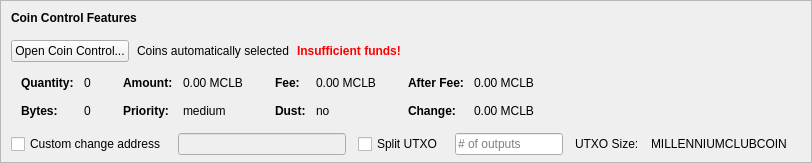
    <widget class="QFrame" name="frameCoinControl">
     <property name="sizePolicy">
      <sizepolicy hsizetype="Expanding" vsizetype="Expanding">
       <horstretch>0</horstretch>
       <verstretch>0</verstretch>
      </sizepolicy>
     </property>
     <property name="maximumSize">
      <size>
       <width>16777215</width>
       <height>16777215</height>
      </size>
     </property>
     <property name="frameShape">
      <enum>QFrame::StyledPanel</enum>
     </property>
     <property name="frameShadow">
      <enum>QFrame::Sunken</enum>
     </property>
     <layout class="QVBoxLayout" name="verticalLayoutCoinControl2">
      <property name="spacing">
       <number>0</number>
      </property>
      <property name="leftMargin">
       <number>0</number>
      </property>
      <property name="topMargin">
       <number>0</number>
      </property>
      <property name="rightMargin">
       <number>0</number>
      </property>
      <property name="bottomMargin">
       <number>6</number>
      </property>
      <item>
       <layout class="QVBoxLayout" name="verticalLayoutCoinControl" stretch="0,0,0,0,1">
        <property name="spacing">
         <number>0</number>
        </property>
        <property name="leftMargin">
         <number>10</number>
        </property>
        <property name="topMargin">
         <number>10</number>
        </property>
        <item>
         <layout class="QHBoxLayout" name="horizontalLayoutCoinControl1">
          <property name="bottomMargin">
           <number>15</number>
          </property>
          <item>
           <widget class="QLabel" name="labelCoinControlFeatures">
            <property name="sizePolicy">
             <sizepolicy hsizetype="Preferred" vsizetype="Maximum">
              <horstretch>0</horstretch>
              <verstretch>0</verstretch>
             </sizepolicy>
            </property>
            <property name="font">
             <font>
              <weight>75</weight>
              <bold>true</bold>
             </font>
            </property>
            <property name="styleSheet">
             <string notr="true">font-weight:bold;</string>
            </property>
            <property name="text">
             <string>Coin Control Features</string>
            </property>
           </widget>
          </item>
         </layout>
        </item>
        <item>
         <layout class="QHBoxLayout" name="horizontalLayoutCoinControl2" stretch="0,0,0,0">
          <property name="spacing">
           <number>8</number>
          </property>
          <property name="bottomMargin">
           <number>10</number>
          </property>
          <item>
           <widget class="QPushButton" name="pushButtonCoinControl">
            <property name="styleSheet">
             <string notr="true"/>
            </property>
            <property name="text">
             <string>Open Coin Control...</string>
            </property>
            <property name="autoDefault">
             <bool>false</bool>
            </property>
           </widget>
          </item>
          <item>
           <widget class="QLabel" name="labelCoinControlAutomaticallySelected">
            <property name="text">
             <string>Coins automatically selected</string>
            </property>
            <property name="margin">
             <number>5</number>
            </property>
           </widget>
          </item>
          <item>
           <widget class="QLabel" name="labelCoinControlInsuffFunds">
            <property name="font">
             <font>
              <weight>75</weight>
              <bold>true</bold>
             </font>
            </property>
            <property name="styleSheet">
             <string notr="true">color:red;font-weight:bold;</string>
            </property>
            <property name="text">
             <string>Insufficient funds!</string>
            </property>
            <property name="margin">
             <number>5</number>
            </property>
           </widget>
          </item>
          <item>
           <spacer name="horizontalSpacerCoinControl">
            <property name="orientation">
             <enum>Qt::Horizontal</enum>
            </property>
            <property name="sizeHint" stdset="0">
             <size>
              <width>40</width>
              <height>1</height>
             </size>
            </property>
           </spacer>
          </item>
         </layout>
        </item>
        <item>
         <widget class="QWidget" name="widgetCoinControl" native="true">
          <property name="sizePolicy">
           <sizepolicy hsizetype="Preferred" vsizetype="Preferred">
            <horstretch>0</horstretch>
            <verstretch>0</verstretch>
           </sizepolicy>
          </property>
          <property name="minimumSize">
           <size>
            <width>0</width>
            <height>0</height>
           </size>
          </property>
          <property name="styleSheet">
           <string notr="true"/>
          </property>
          <layout class="QHBoxLayout" name="horizontalLayoutCoinControl5">
           <property name="leftMargin">
            <number>0</number>
           </property>
           <property name="topMargin">
            <number>0</number>
           </property>
           <property name="rightMargin">
            <number>0</number>
           </property>
           <property name="bottomMargin">
            <number>0</number>
           </property>
           <item>
            <layout class="QHBoxLayout" name="horizontalLayoutCoinControl3" stretch="0,0,0,1">
             <property name="spacing">
              <number>20</number>
             </property>
             <property name="topMargin">
              <number>0</number>
             </property>
             <property name="bottomMargin">
              <number>10</number>
             </property>
             <item>
              <layout class="QFormLayout" name="formLayoutCoinControl1">
               <property name="horizontalSpacing">
                <number>10</number>
               </property>
               <property name="verticalSpacing">
                <number>14</number>
               </property>
               <property name="leftMargin">
                <number>10</number>
               </property>
               <property name="topMargin">
                <number>4</number>
               </property>
               <property name="rightMargin">
                <number>6</number>
               </property>
               <item row="0" column="0">
                <widget class="QLabel" name="labelCoinControlQuantityText">
                 <property name="font">
                  <font>
                   <weight>75</weight>
                   <bold>true</bold>
                  </font>
                 </property>
                 <property name="text">
                  <string>Quantity:</string>
                 </property>
                 <property name="margin">
                  <number>0</number>
                 </property>
                </widget>
               </item>
               <item row="0" column="1">
                <widget class="QLabel" name="labelCoinControlQuantity">
                 <property name="cursor">
                  <cursorShape>IBeamCursor</cursorShape>
                 </property>
                 <property name="contextMenuPolicy">
                  <enum>Qt::ActionsContextMenu</enum>
                 </property>
                 <property name="text">
                  <string notr="true">0</string>
                 </property>
                 <property name="margin">
                  <number>0</number>
                 </property>
                 <property name="textInteractionFlags">
                  <set>Qt::LinksAccessibleByMouse|Qt::TextSelectableByKeyboard|Qt::TextSelectableByMouse</set>
                 </property>
                </widget>
               </item>
               <item row="1" column="0">
                <widget class="QLabel" name="labelCoinControlBytesText">
                 <property name="font">
                  <font>
                   <weight>75</weight>
                   <bold>true</bold>
                  </font>
                 </property>
                 <property name="text">
                  <string>Bytes:</string>
                 </property>
                </widget>
               </item>
               <item row="1" column="1">
                <widget class="QLabel" name="labelCoinControlBytes">
                 <property name="cursor">
                  <cursorShape>IBeamCursor</cursorShape>
                 </property>
                 <property name="contextMenuPolicy">
                  <enum>Qt::ActionsContextMenu</enum>
                 </property>
                 <property name="text">
                  <string notr="true">0</string>
                 </property>
                 <property name="textInteractionFlags">
                  <set>Qt::LinksAccessibleByMouse|Qt::TextSelectableByKeyboard|Qt::TextSelectableByMouse</set>
                 </property>
                </widget>
               </item>
              </layout>
             </item>
             <item>
              <layout class="QFormLayout" name="formLayoutCoinControl2">
               <property name="horizontalSpacing">
                <number>10</number>
               </property>
               <property name="verticalSpacing">
                <number>14</number>
               </property>
               <property name="leftMargin">
                <number>6</number>
               </property>
               <property name="topMargin">
                <number>4</number>
               </property>
               <property name="rightMargin">
                <number>6</number>
               </property>
               <item row="0" column="0">
                <widget class="QLabel" name="labelCoinControlAmountText">
                 <property name="font">
                  <font>
                   <weight>75</weight>
                   <bold>true</bold>
                  </font>
                 </property>
                 <property name="text">
                  <string>Amount:</string>
                 </property>
                 <property name="margin">
                  <number>0</number>
                 </property>
                </widget>
               </item>
               <item row="0" column="1">
                <widget class="QLabel" name="labelCoinControlAmount">
                 <property name="cursor">
                  <cursorShape>IBeamCursor</cursorShape>
                 </property>
                 <property name="contextMenuPolicy">
                  <enum>Qt::ActionsContextMenu</enum>
                 </property>
                 <property name="text">
                  <string notr="true">0.00 MCLB</string>
                 </property>
                 <property name="textInteractionFlags">
                  <set>Qt::LinksAccessibleByMouse|Qt::TextSelectableByKeyboard|Qt::TextSelectableByMouse</set>
                 </property>
                </widget>
               </item>
               <item row="1" column="0">
                <widget class="QLabel" name="labelCoinControlPriorityText">
                 <property name="font">
                  <font>
                   <weight>75</weight>
                   <bold>true</bold>
                  </font>
                 </property>
                 <property name="text">
                  <string>Priority:</string>
                 </property>
                </widget>
               </item>
               <item row="1" column="1">
                <widget class="QLabel" name="labelCoinControlPriority">
                 <property name="cursor">
                  <cursorShape>IBeamCursor</cursorShape>
                 </property>
                 <property name="contextMenuPolicy">
                  <enum>Qt::ActionsContextMenu</enum>
                 </property>
                 <property name="text">
                  <string>medium</string>
                 </property>
                 <property name="textInteractionFlags">
                  <set>Qt::LinksAccessibleByMouse|Qt::TextSelectableByKeyboard|Qt::TextSelectableByMouse</set>
                 </property>
                </widget>
               </item>
              </layout>
             </item>
             <item>
              <layout class="QFormLayout" name="formLayoutCoinControl3">
               <property name="horizontalSpacing">
                <number>10</number>
               </property>
               <property name="verticalSpacing">
                <number>14</number>
               </property>
               <property name="leftMargin">
                <number>6</number>
               </property>
               <property name="topMargin">
                <number>4</number>
               </property>
               <property name="rightMargin">
                <number>6</number>
               </property>
               <item row="0" column="0">
                <widget class="QLabel" name="labelCoinControlFeeText">
                 <property name="font">
                  <font>
                   <weight>75</weight>
                   <bold>true</bold>
                  </font>
                 </property>
                 <property name="text">
                  <string>Fee:</string>
                 </property>
                 <property name="margin">
                  <number>0</number>
                 </property>
                </widget>
               </item>
               <item row="0" column="1">
                <widget class="QLabel" name="labelCoinControlFee">
                 <property name="cursor">
                  <cursorShape>IBeamCursor</cursorShape>
                 </property>
                 <property name="contextMenuPolicy">
                  <enum>Qt::ActionsContextMenu</enum>
                 </property>
                 <property name="text">
                  <string notr="true">0.00 MCLB</string>
                 </property>
                 <property name="textInteractionFlags">
                  <set>Qt::LinksAccessibleByMouse|Qt::TextSelectableByKeyboard|Qt::TextSelectableByMouse</set>
                 </property>
                </widget>
               </item>
               <item row="1" column="0">
                <widget class="QLabel" name="labelCoinControlLowOutputText">
                 <property name="font">
                  <font>
                   <weight>75</weight>
                   <bold>true</bold>
                  </font>
                 </property>
                 <property name="text">
                  <string>Dust:</string>
                 </property>
                </widget>
               </item>
               <item row="1" column="1">
                <widget class="QLabel" name="labelCoinControlLowOutput">
                 <property name="cursor">
                  <cursorShape>IBeamCursor</cursorShape>
                 </property>
                 <property name="contextMenuPolicy">
                  <enum>Qt::ActionsContextMenu</enum>
                 </property>
                 <property name="text">
                  <string>no</string>
                 </property>
                 <property name="textInteractionFlags">
                  <set>Qt::LinksAccessibleByMouse|Qt::TextSelectableByKeyboard|Qt::TextSelectableByMouse</set>
                 </property>
                </widget>
               </item>
              </layout>
             </item>
             <item>
              <layout class="QFormLayout" name="formLayoutCoinControl4">
               <property name="horizontalSpacing">
                <number>10</number>
               </property>
               <property name="verticalSpacing">
                <number>14</number>
               </property>
               <property name="leftMargin">
                <number>6</number>
               </property>
               <property name="topMargin">
                <number>4</number>
               </property>
               <property name="rightMargin">
                <number>6</number>
               </property>
               <item row="0" column="0">
                <widget class="QLabel" name="labelCoinControlAfterFeeText">
                 <property name="font">
                  <font>
                   <weight>75</weight>
                   <bold>true</bold>
                  </font>
                 </property>
                 <property name="text">
                  <string>After Fee:</string>
                 </property>
                 <property name="margin">
                  <number>0</number>
                 </property>
                </widget>
               </item>
               <item row="0" column="1">
                <widget class="QLabel" name="labelCoinControlAfterFee">
                 <property name="cursor">
                  <cursorShape>IBeamCursor</cursorShape>
                 </property>
                 <property name="contextMenuPolicy">
                  <enum>Qt::ActionsContextMenu</enum>
                 </property>
                 <property name="text">
                  <string notr="true">0.00 MCLB</string>
                 </property>
                 <property name="textInteractionFlags">
                  <set>Qt::LinksAccessibleByMouse|Qt::TextSelectableByKeyboard|Qt::TextSelectableByMouse</set>
                 </property>
                </widget>
               </item>
               <item row="1" column="0">
                <widget class="QLabel" name="labelCoinControlChangeText">
                 <property name="font">
                  <font>
                   <weight>75</weight>
                   <bold>true</bold>
                  </font>
                 </property>
                 <property name="text">
                  <string>Change:</string>
                 </property>
                </widget>
               </item>
               <item row="1" column="1">
                <widget class="QLabel" name="labelCoinControlChange">
                 <property name="cursor">
                  <cursorShape>IBeamCursor</cursorShape>
                 </property>
                 <property name="contextMenuPolicy">
                  <enum>Qt::ActionsContextMenu</enum>
                 </property>
                 <property name="text">
                  <string notr="true">0.00 MCLB</string>
                 </property>
                 <property name="textInteractionFlags">
                  <set>Qt::LinksAccessibleByMouse|Qt::TextSelectableByKeyboard|Qt::TextSelectableByMouse</set>
                 </property>
                </widget>
               </item>
              </layout>
             </item>
            </layout>
           </item>
          </layout>
         </widget>
        </item>
        <item>
         <layout class="QHBoxLayout" name="horizontalLayoutCoinControl4" stretch="0,0,0,0,0,0,0">
          <property name="spacing">
           <number>12</number>
          </property>
          <property name="sizeConstraint">
           <enum>QLayout::SetDefaultConstraint</enum>
          </property>
          <property name="topMargin">
           <number>5</number>
          </property>
          <property name="rightMargin">
           <number>5</number>
          </property>
          <item>
           <widget class="QCheckBox" name="checkBoxCoinControlChange">
            <property name="toolTip">
             <string>If this is activated, but the change address is empty or invalid, change will be sent to a newly generated address.</string>
            </property>
            <property name="text">
             <string>Custom change address</string>
            </property>
           </widget>
          </item>
          <item>
           <widget class="QValidatedLineEdit" name="lineEditCoinControlChange">
            <property name="enabled">
             <bool>false</bool>
            </property>
            <property name="sizePolicy">
             <sizepolicy hsizetype="Expanding" vsizetype="Fixed">
              <horstretch>0</horstretch>
              <verstretch>0</verstretch>
             </sizepolicy>
            </property>
           </widget>
          </item>
          <item>
           <widget class="QCheckBox" name="splitBlockCheckBox">
            <property name="text">
             <string>Split UTXO</string>
            </property>
           </widget>
          </item>
          <item>
           <widget class="QLineEdit" name="splitBlockLineEdit">
            <property name="sizePolicy">
             <sizepolicy hsizetype="Fixed" vsizetype="Fixed">
              <horstretch>50</horstretch>
              <verstretch>0</verstretch>
             </sizepolicy>
            </property>
            <property name="placeholderText">
             <string># of outputs</string>
            </property>
           </widget>
          </item>
          <item>
           <widget class="QLabel" name="labelBlockSizeText">
            <property name="text">
             <string>UTXO Size:</string>
            </property>
           </widget>
          </item>
          <item>
           <widget class="QLabel" name="labelBlockSize">
            <property name="text">
             <string>MILLENNIUMCLUBCOIN</string>
            </property>
           </widget>
          </item>
          <item>
           <widget class="QLabel" name="labelCoinControlChangeLabel">
            <property name="sizePolicy">
             <sizepolicy hsizetype="Preferred" vsizetype="Expanding">
              <horstretch>0</horstretch>
              <verstretch>0</verstretch>
             </sizepolicy>
            </property>
            <property name="minimumSize">
             <size>
              <width>0</width>
              <height>0</height>
             </size>
            </property>
            <property name="text">
             <string/>
            </property>
            <property name="margin">
             <number>3</number>
            </property>
           </widget>
          </item>
         </layout>
        </item>
        <item>
         <spacer name="verticalSpacerCoinControl">
          <property name="orientation">
           <enum>Qt::Vertical</enum>
          </property>
          <property name="sizeHint" stdset="0">
           <size>
            <width>800</width>
            <height>1</height>
           </size>
          </property>
         </spacer>
        </item>
       </layout>
      </item>
     </layout>
    </widget>
